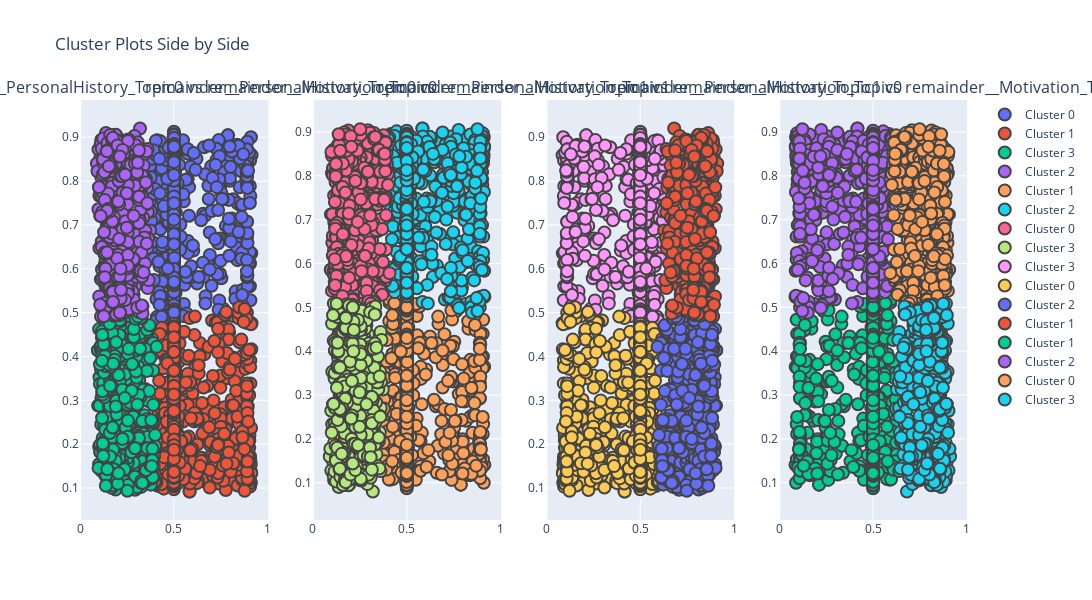

Notebook source saved alongside this figure:
### Code cell
plot_lda(df_final,column_pairs)

### Figure 1 — Plotly figure (JSON) as saved in the notebook; plotly's stock layout.template omitted (floating-point values rounded to 4 significant figures; data arrays with more than 128 entries replaced by an {"elided": "..."} marker saying what was removed)
{"data": [{"marker": {"line": {"width": 2}, "size": 12}, "mode": "markers", "name": "Cluster 0", "type": "scatter", "x": {"elided": "1157 float values"}, "xaxis": "x", "y": {"elided": "1157 float values"}, "yaxis": "y"}, {"marker": {"line": {"width": 2}, "size": 12}, "mode": "markers", "name": "Cluster 1", "type": "scatter", "x": {"elided": "1034 float values"}, "xaxis": "x", "y": {"elided": "1034 float values"}, "yaxis": "y"}, {"marker": {"line": {"width": 2}, "size": 12}, "mode": "markers", "name": "Cluster 3", "type": "scatter", "x": {"elided": "560 float values"}, "xaxis": "x", "y": {"elided": "560 float values"}, "yaxis": "y"}, {"marker": {"line": {"width": 2}, "size": 12}, "mode": "markers", "name": "Cluster 2", "type": "scatter", "x": {"elided": "509 float values"}, "xaxis": "x", "y": {"elided": "509 float values"}, "yaxis": "y"}, {"marker": {"line": {"width": 2}, "size": 12}, "mode": "markers", "name": "Cluster 1", "type": "scatter", "x": {"elided": "1157 float values"}, "xaxis": "x2", "y": {"elided": "1157 float values"}, "yaxis": "y2"}, {"marker": {"line": {"width": 2}, "size": 12}, "mode": "markers", "name": "Cluster 2", "type": "scatter", "x": {"elided": "1034 float values"}, "xaxis": "x2", "y": {"elided": "1034 float values"}, "yaxis": "y2"}, {"marker": {"line": {"width": 2}, "size": 12}, "mode": "markers", "name": "Cluster 0", "type": "scatter", "x": {"elided": "560 float values"}, "xaxis": "x2", "y": {"elided": "560 float values"}, "yaxis": "y2"}, {"marker": {"line": {"width": 2}, "size": 12}, "mode": "markers", "name": "Cluster 3", "type": "scatter", "x": {"elided": "509 float values"}, "xaxis": "x2", "y": {"elided": "509 float values"}, "yaxis": "y2"}, {"marker": {"line": {"width": 2}, "size": 12}, "mode": "markers", "name": "Cluster 3", "type": "scatter", "x": {"elided": "1157 float values"}, "xaxis": "x3", "y": {"elided": "1157 float values"}, "yaxis": "y3"}, {"marker": {"line": {"width": 2}, "size": 12}, "mode": "markers", "name": "Cluster 0", "type": "scatter", "x": {"elided": "1034 float values"}, "xaxis": "x3", "y": {"elided": "1034 float values"}, "yaxis": "y3"}, {"marker": {"line": {"width": 2}, "size": 12}, "mode": "markers", "name": "Cluster 2", "type": "scatter", "x": {"elided": "560 float values"}, "xaxis": "x3", "y": {"elided": "560 float values"}, "yaxis": "y3"}, {"marker": {"line": {"width": 2}, "size": 12}, "mode": "markers", "name": "Cluster 1", "type": "scatter", "x": {"elided": "509 float values"}, "xaxis": "x3", "y": {"elided": "509 float values"}, "yaxis": "y3"}, {"marker": {"line": {"width": 2}, "size": 12}, "mode": "markers", "name": "Cluster 1", "type": "scatter", "x": {"elided": "1157 float values"}, "xaxis": "x4", "y": {"elided": "1157 float values"}, "yaxis": "y4"}, {"marker": {"line": {"width": 2}, "size": 12}, "mode": "markers", "name": "Cluster 2", "type": "scatter", "x": {"elided": "1034 float values"}, "xaxis": "x4", "y": {"elided": "1034 float values"}, "yaxis": "y4"}, {"marker": {"line": {"width": 2}, "size": 12}, "mode": "markers", "name": "Cluster 0", "type": "scatter", "x": {"elided": "560 float values"}, "xaxis": "x4", "y": {"elided": "560 float values"}, "yaxis": "y4"}, {"marker": {"line": {"width": 2}, "size": 12}, "mode": "markers", "name": "Cluster 3", "type": "scatter", "x": {"elided": "509 float values"}, "xaxis": "x4", "y": {"elided": "509 float values"}, "yaxis": "y4"}], "layout": {"annotations": [{"font": {"size": 16}, "showarrow": false, "text": "remainder__PersonalHistory_Topic0 vs remainder__Motivation_Topic0", "x": 0.1062, "xanchor": "center", "xref": "paper", "y": 1, "yanchor": "bottom", "yref": "paper"}, {"font": {"size": 16}, "showarrow": false, "text": "remainder__PersonalHistory_Topic0 vs remainder__Motivation_Topic1", "x": 0.3688, "xanchor": "center", "xref": "paper", "y": 1, "yanchor": "bottom", "yref": "paper"}, {"font": {"size": 16}, "showarrow": false, "text": "remainder__PersonalHistory_Topic1 vs remainder__Motivation_Topic0", "x": 0.6313, "xanchor": "center", "xref": "paper", "y": 1, "yanchor": "bottom", "yref": "paper"}, {"font": {"size": 16}, "showarrow": false, "text": "remainder__PersonalHistory_Topic1 vs remainder__Motivation_Topic1", "x": 0.8938, "xanchor": "center", "xref": "paper", "y": 1, "yanchor": "bottom", "yref": "paper"}], "height": 600, "title": {"text": "Cluster Plots Side by Side"}, "width": 2400, "xaxis": {"anchor": "y", "domain": [0, 0.2125]}, "xaxis2": {"anchor": "y2", "domain": [0.2625, 0.475]}, "xaxis3": {"anchor": "y3", "domain": [0.525, 0.7375]}, "xaxis4": {"anchor": "y4", "domain": [0.7875, 1]}, "yaxis": {"anchor": "x", "domain": [0, 1]}, "yaxis2": {"anchor": "x2", "domain": [0, 1]}, "yaxis3": {"anchor": "x3", "domain": [0, 1]}, "yaxis4": {"anchor": "x4", "domain": [0, 1]}}}
